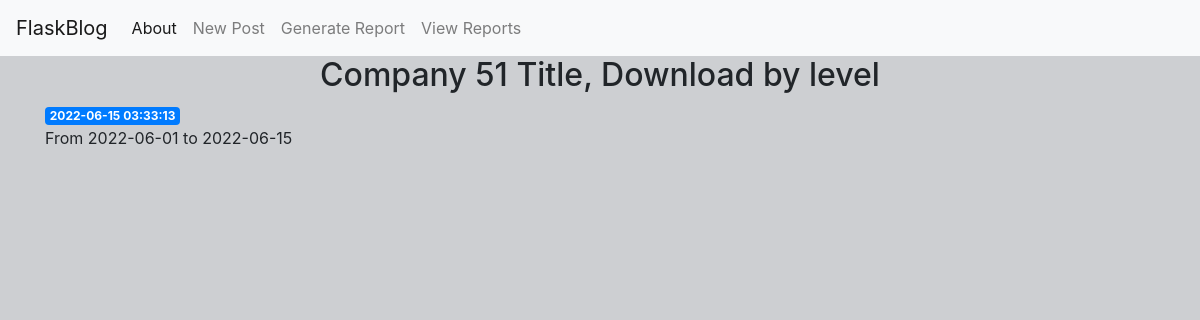
Screenshot of /reports/1 with the database file from the repository.
### tables this page shows
CREATE TABLE reports (
    id INTEGER PRIMARY KEY AUTOINCREMENT,
    created TIMESTAMP NOT NULL DEFAULT CURRENT_TIMESTAMP,
    companyID INTEGER NOT NULL,
    options TEXT NOT NULL,
    groupBy TEXT NOT NULL,
    startDate DATE NOT NULL,
    endDate DATE NOT NULL
);

### app.py (the view)
@app.route(prefix + '/reports/<int:report_id>')
def report(report_id):
    report = get_report(report_id)
    return render_template('report.html', report=report)

### app.py (called while the page is built)
def get_db_connection():
    conn = sqlite3.connect('database.db')
    conn.row_factory = sqlite3.Row
    return conn

def get_report(report_id):
    conn = get_db_connection()
    report = conn.execute('SELECT * FROM reports WHERE id = ?',
                        (report_id,)).fetchone()
    conn.close()
    if report is None:
        abort(404)
    return report

### templates/report.html
{% extends 'base.html' %}
{% block content %}
    <h2 class="text-center">{% block title %} Company {{ report['companyID'] }} {{ report['options'] }} by {{ report['groupBy'] }} {% endblock %}</h2>
    <span class="badge badge-primary">{{ report['created'] }}</span>
    <p>From {{ report['startDate'] }} to {{ report['endDate'] }}</p>
{% endblock %}

### rows the page displays
reports: companyID "51", options "Title, Download", groupBy "level", created "2022-06-15 03:33:13", startDate "2022-06-01", endDate "2022-06-15"
